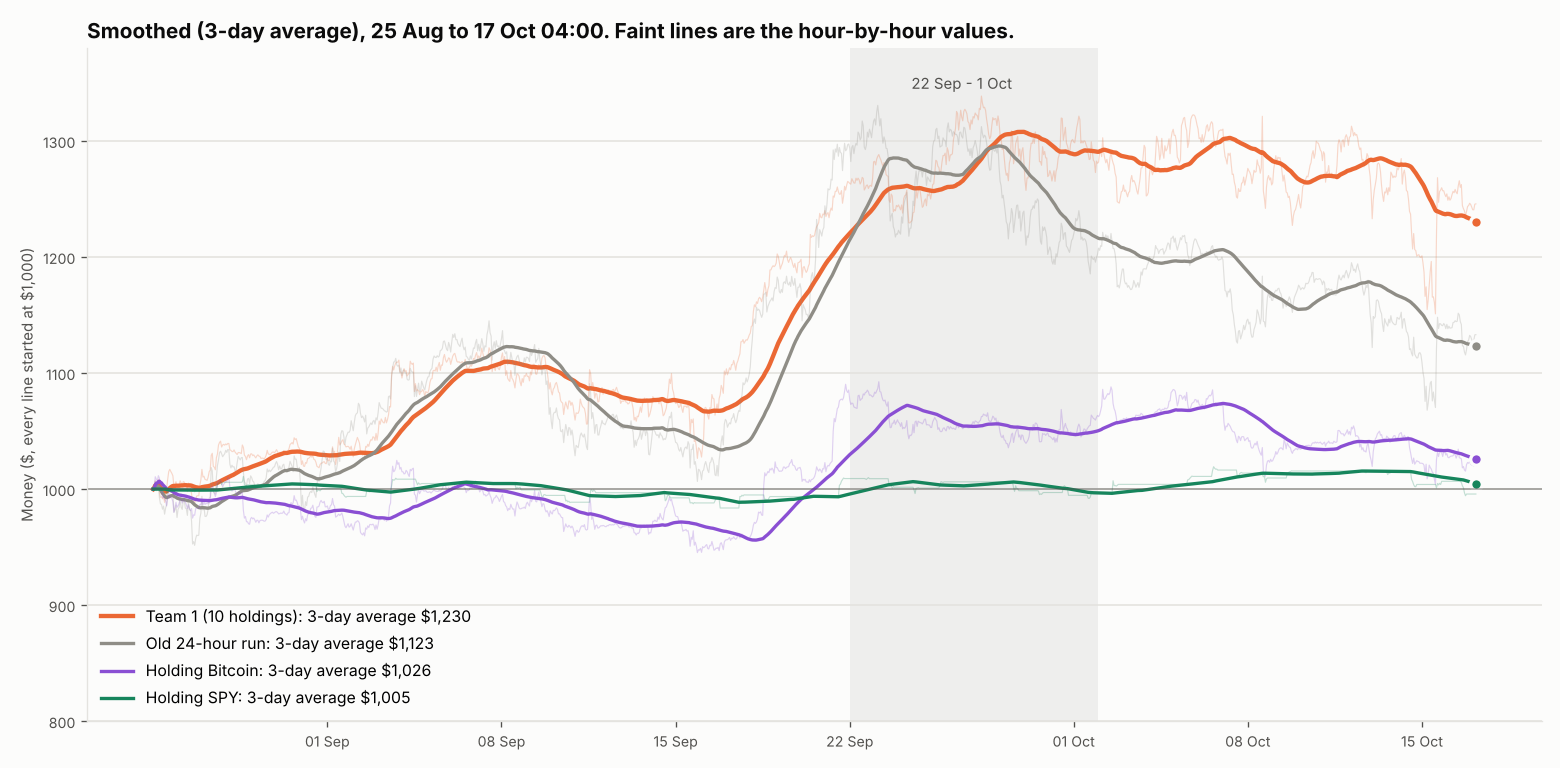

Write the Python code that produced this figure.
#!/usr/bin/env python3
"""Smoothed view: each line as its average over the last 3 days (72 hours), so short spikes and dips are evened out.
Team 1, the old 24-hour run, holding Bitcoin and holding SPY, all cut at the same last hour; the 22 Sep - 1 Oct peak
window is shaded.   python3 mixed/smooth_chart.py -> mixed/smooth_chart.png"""
import os
import pandas as pd
import matplotlib
matplotlib.use("Agg")
import matplotlib.pyplot as plt
import matplotlib.dates as mdates

plt.rcParams["text.parse_math"] = False
HERE = os.path.dirname(os.path.abspath(__file__))
INK, INK2, GRID, SURF = "#0b0b0b", "#52514e", "#e4e3df", "#fcfcfb"


def load(name):
    d = pd.read_csv(os.path.join(HERE, name))
    d = d[d.value.notna()]
    return d.set_index(pd.to_datetime(d.time))


t1, old = load("watcher_team1.csv"), load("watcher_hourly_3m_ultra_avg24.csv")
end = min(t1.index[-1], old.index[-1])
t1, old = t1[:end], old[:end]
lines = [("Team 1 (10 holdings)", t1.value, "#eb6834", 2.6), ("Old 24-hour run", old.value, "#8f8d86", 2.0),
         ("Holding Bitcoin", t1.btc_hold, "#8a4fd3", 2.0), ("Holding SPY", t1.spy_hold, "#16855c", 2.0)]
fig, ax = plt.subplots(figsize=(13, 6.4), facecolor=SURF)
ax.axvspan(pd.Timestamp("2026-09-22"), pd.Timestamp("2026-10-01 23:00"), color=INK2, alpha=0.08, lw=0)
ax.text(pd.Timestamp("2026-09-26 12:00"), 1345, "22 Sep - 1 Oct", ha="center", fontsize=9, color=INK2)
for name, s, col, lw in lines:
    ax.plot(s.index, s, color=col, lw=0.7, alpha=0.25)
    m = s.rolling(72, min_periods=1).mean()
    ax.plot(m.index, m, color=col, lw=lw, label=f"{name}: 3-day average ${m.iloc[-1]:,.0f}")
    ax.plot([m.index[-1]], [m.iloc[-1]], "o", color=col, ms=7, mec=SURF, mew=2)
ax.axhline(1000, color=INK2, lw=1, alpha=0.5)
ax.set_ylim(800, 1380)
ax.set_title(f"Smoothed (3-day average), 25 Aug to {end:%d %b %H:%M}. Faint lines are the hour-by-hour values.",
             loc="left", fontsize=12.5, color=INK, weight="bold")
ax.set_ylabel("Money ($, every line started at $1,000)", color=INK2, fontsize=9)
ax.legend(loc="lower left", fontsize=9.5, frameon=False)
ax.xaxis.set_major_formatter(mdates.DateFormatter("%d %b"))
ax.grid(axis="y", color=GRID, lw=1); ax.set_facecolor(SURF)
for sp in ("top", "right"):
    ax.spines[sp].set_visible(False)
for sp in ("left", "bottom"):
    ax.spines[sp].set_color(GRID)
ax.tick_params(colors=INK2, labelsize=8.5)
fig.tight_layout()
fig.savefig(os.path.join(HERE, "smooth_chart.png"), dpi=120, facecolor=SURF)
print("cut at", end)
